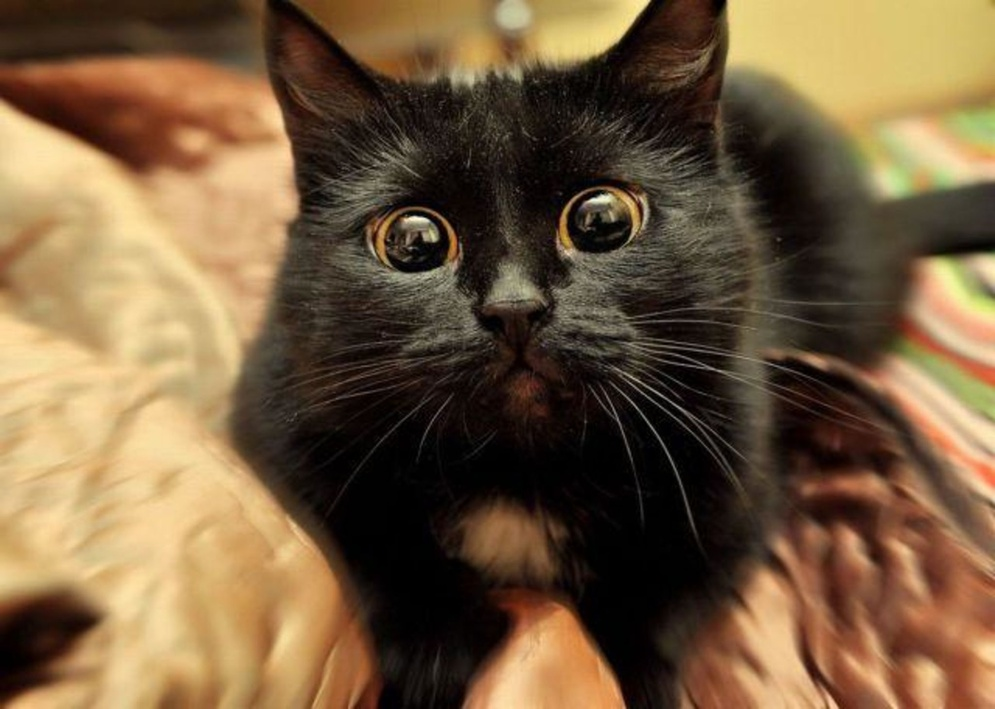
#> input picture PyCharm/pic/Cat.jpg, 995 x 709 px, shrunk from 2048 x 1459 before the run
$ jupyter execute 1.7_Lab7.ipynb
#> lines starting #> are read from the running program, lines starting #| are printed output that depends on the picture; after the words box and inside, x2 and y2 are one past the last pixel; in counts of white or black regions, pixels touching at a corner belong together
# 1.7 Создание бинарного изображения и его негатива, вывод изображений в общем окне

### Считать файл полноцветного изображения cat.jpg, создать для него два места в окне в ширину и два места в высоту. Преобразовать матрицу цветного изображения в полутоновое, из него, используя функцию cv2.threshold, получить бинарное монохромное изображение. Из бинарного монохромного изображения получить его негатив.

[cell 1]
import cv2
from matplotlib import pyplot as plt

[cell 2]
img = cv2.imread('pic/Cat.jpg')
#> img is the input picture: shape (709, 995, 3); mean B, G, R 63, 92, 116.5
imag = cv2.cvtColor(img, cv2.COLOR_BGR2RGB)

Вывод оригинального изображения в первое окно:

[cell 3]
plt.subplot(2, 2, 1)
plt.imshow(imag)
plt.axis("off");

Полутоновое изображение:

[cell 4]
gray_img = cv2.imread('pic/Cat.jpg',0)
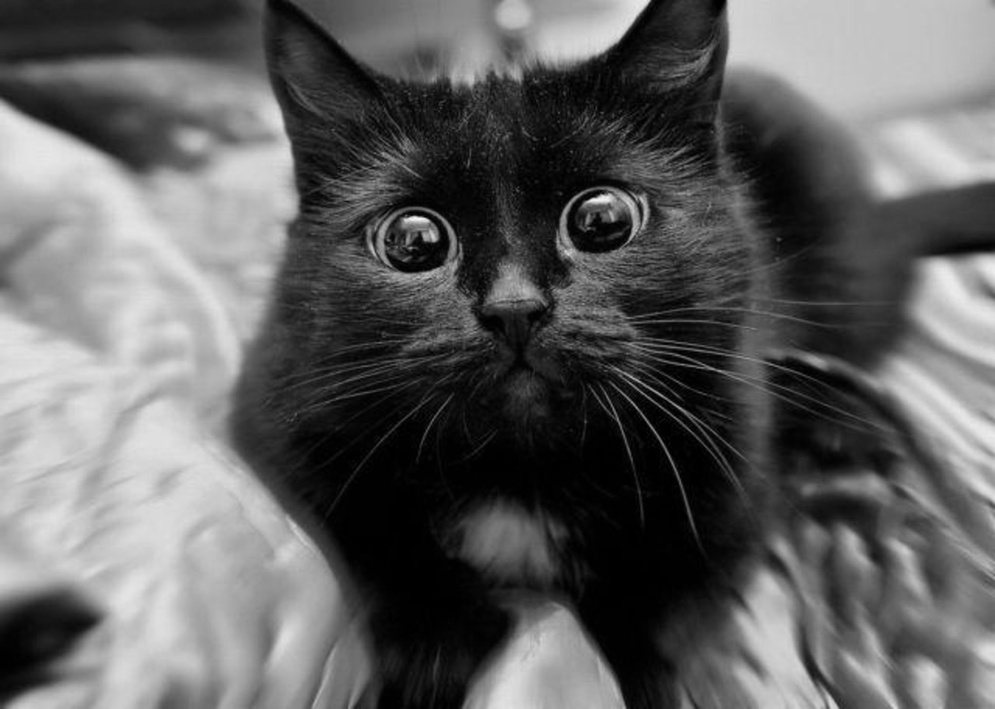
#> gray_img: shape (709, 995); min 0, max 246, mean 96

Получение бинарного изображения:

[cell 5]
im_bw = cv2.threshold(gray_img, 128, 255, cv2.THRESH_BINARY)[1]
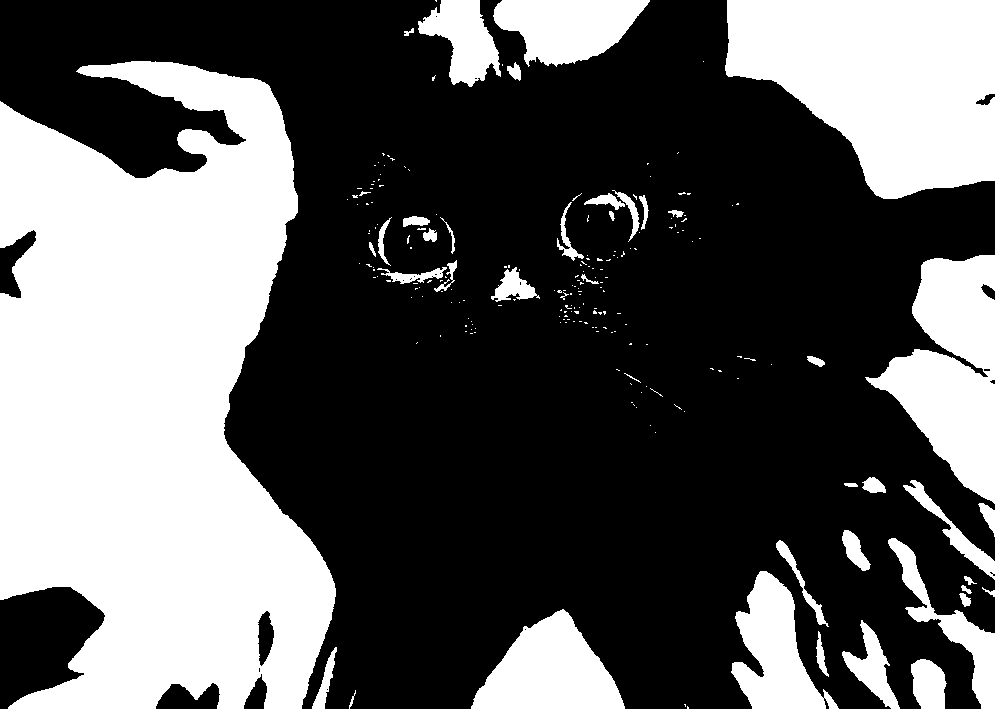
#> im_bw: shape (709, 995); 36.2% white; 217 white regions (173 under 20 px), largest, box (x1, y1, x2, y2) and area: (0, 61, 336, 709) 154708, (725, 0, 995, 199) 39020, (865, 255, 995, 504) 17545
plt.subplot(2, 2, 2)
plt.imshow(im_bw,'gray')
plt.axis("off");

Выводим монохромное цветное изображение:

[cell 6]
im_bwa = cv2.threshold(imag, 128, 255, cv2.THRESH_BINARY)[1]
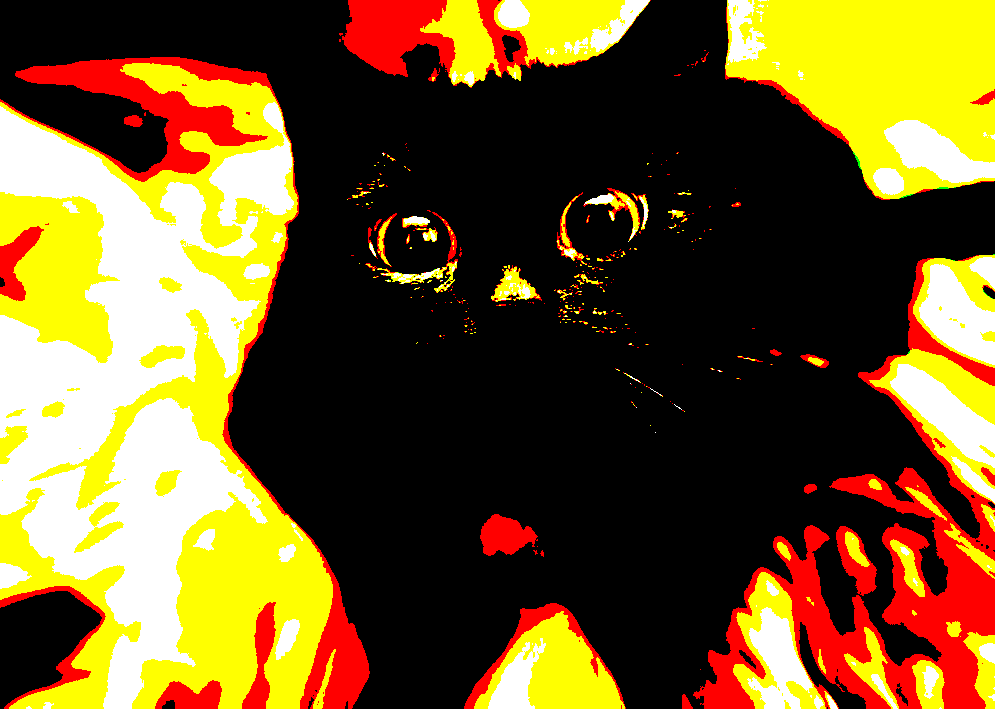
#> im_bwa: shape (709, 995, 3); mean R, G, B 111.7, 87.8, 37.1
plt.subplot(2, 1, 1)
plt.imshow(im_bwa)
plt.axis("off");

Инвертируем монохромное изображение:

[cell 7]
im_bwb = cv2.threshold(gray_img, 128, 255, cv2.THRESH_BINARY_INV)[1]
plt.subplot(2, 2, 4)
plt.imshow(im_bwb, 'gray')
plt.axis("off")
plt.show()
